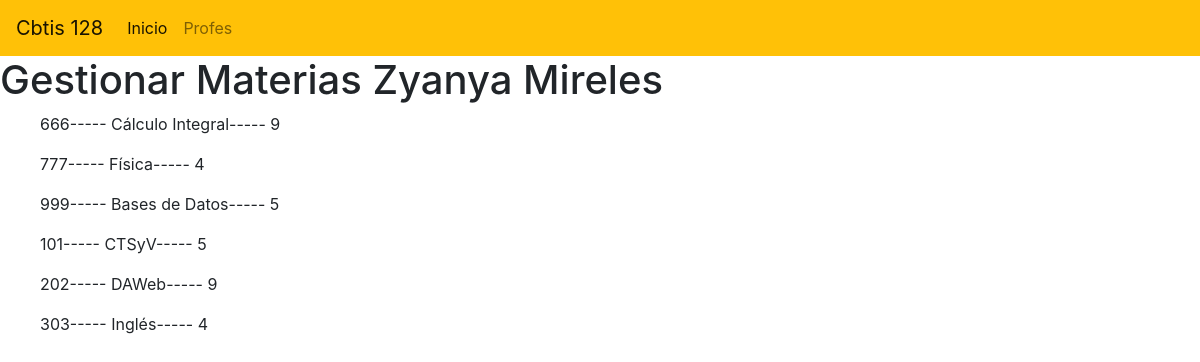
The page / on the database its author committed.
### materia_app/models.py (models this page shows, shortened)
class Materia(models.Model):
    codigo = models.CharField(primary_key=True,max_length=6)
    nombre = models.CharField(max_length=100)
    creditos = models.PositiveSmallIntegerField()

### materia_app/views.py (the view)
# urls.py: path("",views.inicio_vista, name="views.inicio_vista")
def inicio_vista(request):
    ListadoMaterias = Materia.objects.all()
    return render(request,"gestionarMateria.html",{"lasmaterias":ListadoMaterias})

### materia_app/templates/gestionarMateria.html (shortened to what this page needs)
{% extends "base.html" %}
{% block cuerpo %}
<h1>Gestionar Materias Zyanya Mireles </h1>
{% for m in lasmaterias %}
    <ol> {{m.codigo}}----- {{m.nombre}}----- {{m.creditos}} </ol>
{% endfor %}
{% endblock %}

### materia_app/templates/base.html (shortened to what this page needs)
<!DOCTYPE html>
<html>
    <head>
        <link rel="stylesheet" href="https://cdn.jsdelivr.net/npm/bootstrap@4.3.1/dist/css/bootstrap.min.css"
>
    </head>
    <body>
        <nav class="navbar navbar-expand-lg navbar-light bg-warning">
            <a class="navbar-brand" href="#">Cbtis 128</a>
            <div class="collapse navbar-collapse" id="navbarNav">
              <ul class="navbar-nav">
                <li class="nav-item active">
                  <a class="nav-link" href="#">Inicio<span class="sr-only">(current)</span></a>
                </li>
                <li class="nav-item">
                  <a class="nav-link" href="#">Profes</a>
                </li>
              </ul>
            </div>
          </nav>
        {% block cuerpo %}{% endblock %}
    </body>
</html>

### rows shown on the page
Materia: codigo "666", nombre "Cálculo Integral", creditos "9"
Materia: codigo "777", nombre "Física", creditos "4"
Materia: codigo "999", nombre "Bases de Datos", creditos "5"
Materia: codigo "101", nombre "CTSyV", creditos "5"
Materia: codigo "202", nombre "DAWeb", creditos "9"
Materia: codigo "303", nombre "Inglés", creditos "4"
